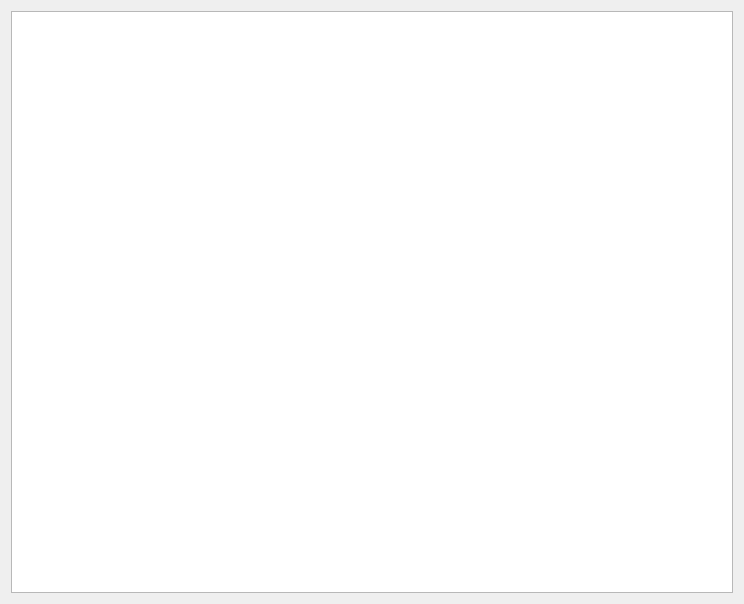
<?xml version="1.0" encoding="UTF-8"?>
<ui version="4.0">
 <class>filelistClass</class>
 <widget class="QWidget" name="filelistClass">
  <property name="geometry">
   <rect>
    <x>0</x>
    <y>0</y>
    <width>744</width>
    <height>604</height>
   </rect>
  </property>
  <property name="windowTitle">
   <string>filelist</string>
  </property>
  <layout class="QVBoxLayout" name="verticalLayout">
   <item>
    <layout class="QGridLayout" name="gridLayout">
     <item row="0" column="0">
      <widget class="QListWidget" name="fileListWidget">
       <property name="font">
        <font>
         <pointsize>16</pointsize>
        </font>
       </property>
      </widget>
     </item>
    </layout>
   </item>
  </layout>
 </widget>
 <layoutdefault spacing="6" margin="11"/>
 <resources/>
 <connections/>
</ui>
